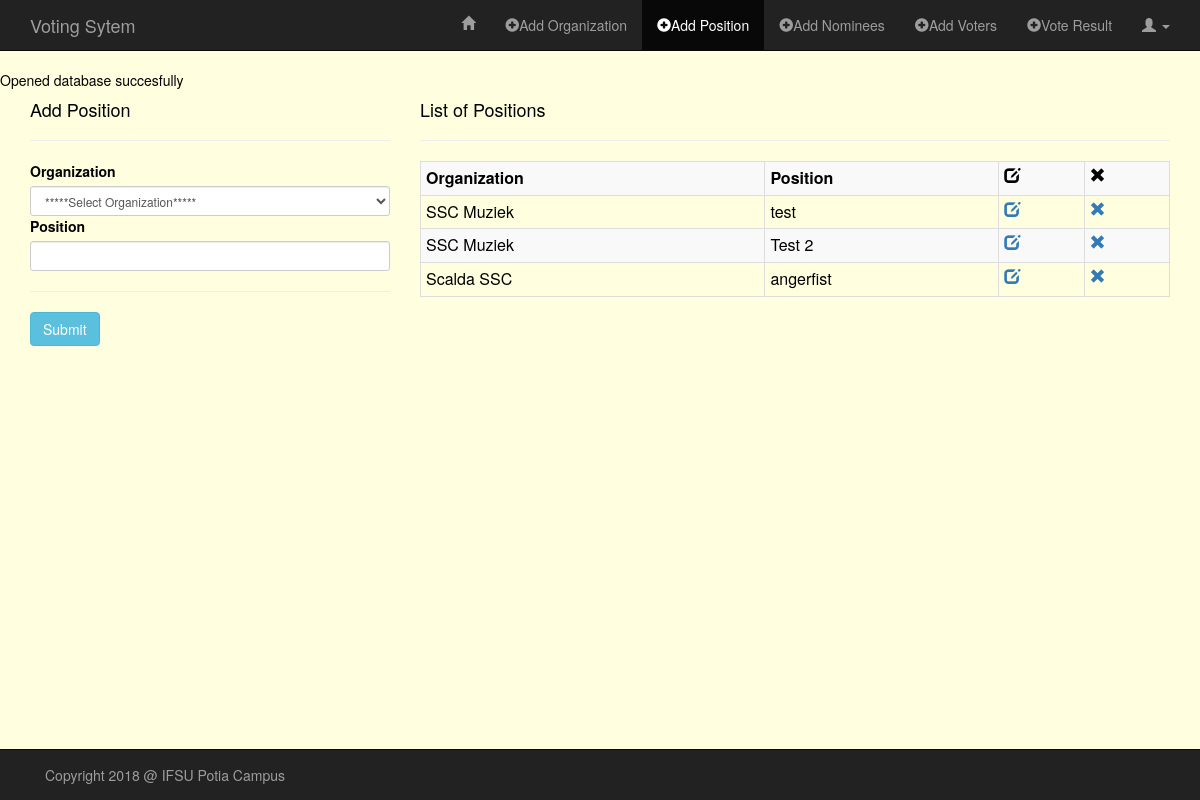
Before: /admin/add_pos.php (signed in) with the older database file.
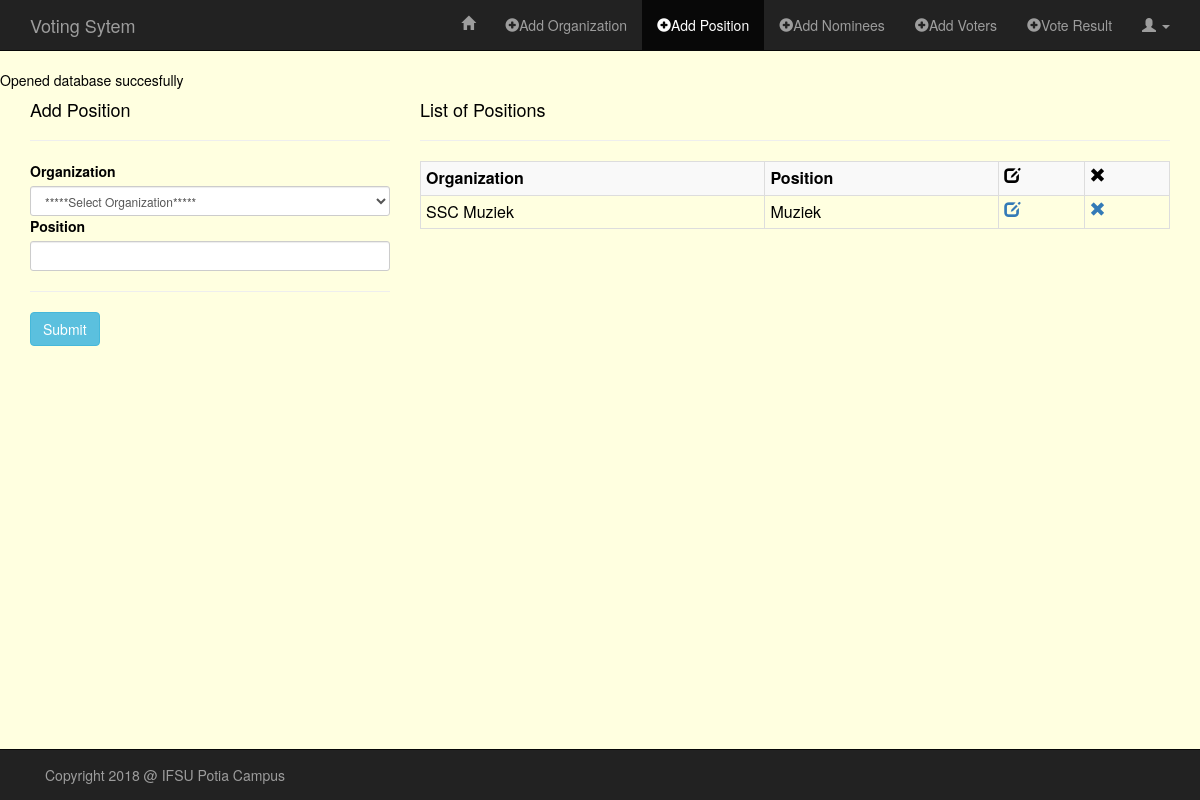
After: the same page with the newer database file.
### tables this page shows
CREATE TABLE "position" (
	`id`	INTEGER PRIMARY KEY AUTOINCREMENT,
	`org`	TEXT,
	`pos`	TEXT
);

### admin/classes/Organization.php (called while the page is built, shortened)
<?php
class Organization
{
    public function READ_ORG() {
        global $db;
        $sql = "SELECT * FROM organization";
        if(!$stmt = $db->prepare($sql)) {
            echo $stmt->error;
        } else {
            $stmt->execute();
            $result = $db->query($sql);
        }
        return $result;
    }
}

### admin/classes/Position.php (called while the page is built, shortened)
<?php
class Position
{
    public function READ_POS() {
        global $db;
        $sql = "SELECT *
                FROM position
                ORDER BY org ASC";
        if(!$stmt = $db->prepare($sql)) {
            echo $stmt->error;
        } else {
            $result = $db->query($sql);
        }
        $result->reset();
        return $result;
    }
}

### admin/add_pos.php (the view, shortened to what this page needs)
<?php
require("../config/db.php");
require("classes/Organization.php");
require("classes/Position.php");
?>
<!DOCTYPE HTML>
<html lang="en-US">
<head>
    <link rel="stylesheet" href="../assets/css/bootstrap.min.css">
    <link rel="stylesheet" href="../assets/css/style_admin.css">
</head>
<body>
<nav class="navbar navbar-inverse navbar-fixed-top" role="navigation">
    <div class="container">
        <div class="navbar-header">
            <a class="navbar-brand" href="index.php">Voting Sytem</a>
        </div>
        <div class="collapse navbar-collapse" id="bs-example-navbar-collapse-1">
            <ul class="nav navbar-nav navbar-right">
                <li><a href="admin_page.php"><span class="glyphicon glyphicon-home"></span></a></li>
                <li><a href="add_org.php"><span class="glyphicon glyphicon-plus-sign"></span>Add Organization</a></li>
                <li class="active"><a href="add_pos.php"><span class="glyphicon glyphicon-plus-sign"></span>Add Position</a></li>
                <li><a href="add_nominees.php"><span class="glyphicon glyphicon-plus-sign"></span>Add Nominees</a></li>
                <li><a href="add_voters.php"><span class="glyphicon glyphicon-plus-sign"></span>Add Voters</a></li>
                <li><a href="vote_result.php"><span class="glyphicon glyphicon-plus-sign"></span>Vote Result</a></li>
                <li class="dropdown">
                    <a href="#" class="dropdown-toggle" data-toggle="dropdown" role="button" aria-haspopup="true" aria-expanded="false"><span class="glyphicon glyphicon-user"></span> <span class="caret"></span></a>
                </li>
            </ul>
        </div>
    </div>
</nav>
<div class="container">
    <div class="row">
        <div class="col-md-4">
            <h4>Add Position</h4><hr>
            <form method="POST" action="<?php $_SERVER['PHP_SELF']; ?>" role="form">
                <?php
                $readOrg = new Organization();
                $rtnReadOrg = $readOrg->READ_ORG();
                ?>
                <div class="form-group-sm">
                    <label for="organization">Organization</label>
                    <?php if($rtnReadOrg) { ?>
                    <select required name="organization" class="form-control">
                        <option value="">*****Select Organization*****</option>
                    </select>
                    <?php }  ?>
                </div>
                <div class="form-group-sm">
                    <label for="position">Position</label>
                    <input required type="text" name="position" class="form-control">
                </div><hr/>
                <div class="form-group-sm">
                    <input type="submit" name="submit" value="Submit" class="btn btn-info">
                </div>
            </form>
        </div>
        <?php
        $readPos = new Position();
        $rtnReadPos = $readPos->READ_POS();
        ?>
        <div class="col-md-8">
            <h4>List of Positions</h4><hr>
            <div class="table-responsive">
                <?php if($rtnReadPos) { ?>
                <table class="table table-bordered table-condensed table-striped">
                    <tr>
                        <th>Organization</th>
                        <th>Position</th>
                        <th><span class="glyphicon glyphicon-edit"></span></th>
                        <th><span class="glyphicon glyphicon-remove"></span></th>
                    </tr>
                    <?php while($rowPos = $rtnReadPos->fetchArray()) { ?>
                    <tr>
                        <td><?php echo $rowPos['org']; ?></td>
                        <td><?php echo $rowPos['pos']; ?></td>
                        <td><a href="http://localhost/VotingSystem/admin/edit_pos.php?id=<?php echo $rowPos['id']; ?>"><span class="glyphicon glyphicon-edit"></span></a></td>
                        <td><a href="http://localhost/VotingSystem/admin/delete_pos.php?id=<?php echo $rowPos['id']; ?>"><span class="glyphicon glyphicon-remove"></span></a></td>
                    </tr>
                    <?php }  ?>
                </table>
                <?php }  ?>
            </div>
        </div>
    </div>
</div>
<nav class="navbar navbar-inverse navbar-fixed-bottom" role="navigation">
    <div class="container">
        <div class="navbar-text pull-left">
            Copyright 2018 @ IFSU Potia Campus
        </div>
    </div>
</nav>
</body>
</html>

Changed rows visible on the page:
removed position: org "SSC Muziek", pos "test"
removed position: org "SSC Muziek", pos "Test 2"
removed position: org "Scalda SSC", pos "angerfist"
added position: org "SSC Muziek", pos "Muziek"
